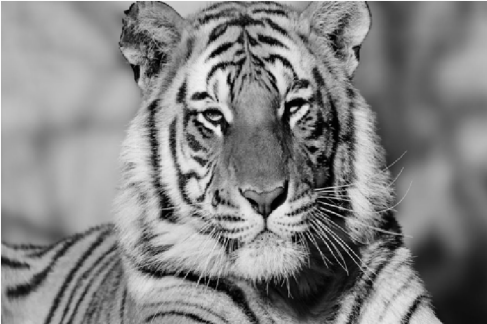
%> input picture Assignment_week4/Assignment_week4/tiger.png, 487 x 324 px
$ octave Week4_edge_detection.m   (GNU Octave 9; MATLAB toolbox functions it lacks are replaced by stand-ins)
%> lines starting %> are read from the running program, lines starting %| are printed output that depends on the picture
clear
clc;
close all;
%% Image gradient
img1 = rgb2gray ( imread ('tiger.png'));
%> img1: size 324x487 uint8; min 0, max 254, mean 131.5
img = imresize ( img1 ,[320 ,480]) ;
X = double ( img );
mask =[ -1 ,1];

% Image derivative in x direction
derX = imfilter (X , mask ); % by default imfilt uses " correlation "
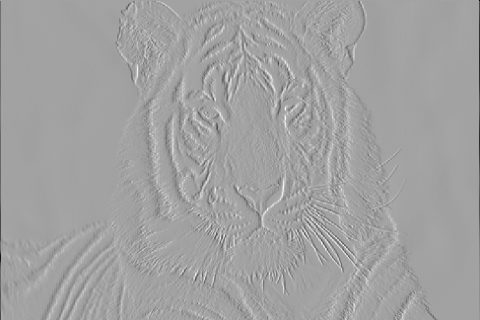
%> derX: size 320x480 double; min -246, max 141, mean -0.5; drawn with min black and max white
figure , imshow ( derX ,[]);title ('Image derivative in x direction')

% Image derivative in y direction
derX = imfilter (X , mask');
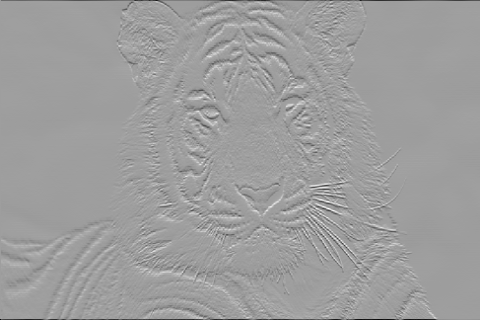
%> derX: size 320x480 double; min -245, max 149, mean -0.8; drawn with min black and max white
figure , imshow ( derX ,[]);title ('Image derivative in y direction')

% Gradient Magnitude
%> (the run ends here)
